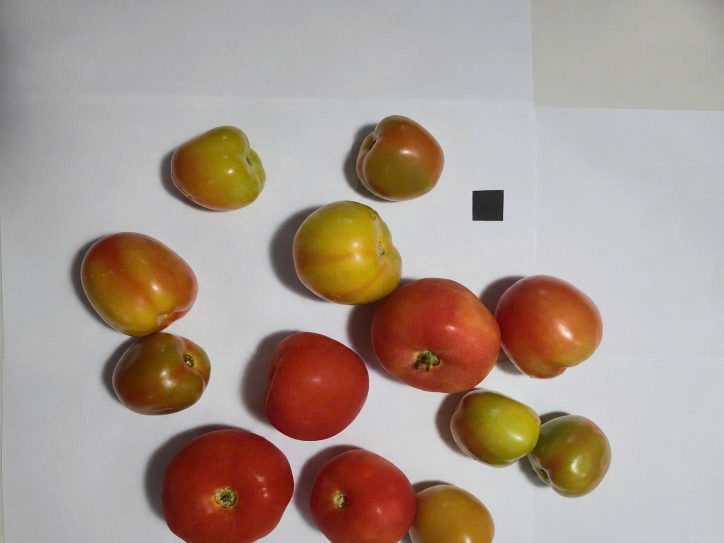
#> input picture picture/picture_test_1.jpg, 1448 x 1086 px (shown at 1/2 size)
$ python part_2_measuring_and_counting.py picture/picture_test_1.jpg
#> lines starting #> are read from the running program, lines starting #| are printed output that depends on the picture; after the words box and inside, x2 and y2 are one past the last pixel; in counts of white or black regions, pixels touching at a corner belong together
### part_1_classification.py
"""
PHẦN 1 - TIỀN XỬ LÝ, TÁCH NỀN VÀ PHÂN LOẠI ĐỘ CHÍN
Các bước xử lý:
  B1. Làm mượt ảnh màu bằng MẶT NẠ GAUSSIAN tự sinh, áp dụng riêng cho từng kênh R, G, B
  B2. Chuyển RGB -> HSI bằng công thức arccos
  B3. Tạo mặt nạ từ kênh độ bão hòa S bằng ngưỡng (tách quả khỏi nền)
  B4. Hình thái học nhị phân: mở, đóng, lấp lỗ, tìm vùng liên thông
  B5. Histogram kênh H bên trong từng quả
  B6. Đếm % điểm đỏ, cam, vàng  ->  Chín / Ương / Xanh
"""

import cv2
import numpy as np


# Nền giấy trắng có S < 0,08; vỏ cà chua có S >= 0,24. Chọn S_MIN = 55/255 (~0,22) nằm giữa 2 nhóm
# -> Mép mặt nạ trùng mép quả. Đã thử nghiệm 5 mức (38, 55, 70, 85, 100) và chọn mức cho
# Sai số đường kính nhỏ nhất
# I_MIN loại ô vuông đen (vật chuẩn):
S_MIN = 55    # Ngưỡng độ bão hòa trên thang 0-255 (S trong [0, 1] nhân 255 cho giống ảnh 8 bit)
I_MIN = 22    # Ngưỡng cường độ: bỏ vật quá tối (ô vuông đen vật chuẩn). Thang 0-255 giống I 8 bit.
              # Thử 15 / 20 / 25 / 30: 20 - 25 chạy tốt cả khi tối 60%; 30 cắt mất phần mép quả bị tối.

# [5 lines left out: function s_min_theo_ti_le, not called in this run]

# Chia vòng tròn màu H thành 4 vùng
# H là GÓC (độ) đo từ trục đỏ: Đỏ 0, Vàng 60, Lục 120, Cyan 180, Lam 240, Magenta 300.
# Cà chua chín đi qua màu: XANH (70-179) -> VÀNG (50-69) -> CAM (20-49) -> ĐỎ (0-19 và 320-359).

H_DO = ((0, 20), (320, 360))
H_CAM = ((20, 50),)
H_VANG = ((50, 70),)
H_XANH = ((70, 180),)

TI_LE_CHIN = 0.60   # điểm đỏ >= 60%                  -> Chín
TI_LE_UONG = 0.50   # điểm đỏ + cam + vàng >= 50%     -> Ương,  còn lại -> Xanh

TEN_DO_CHIN = ["Xanh", "Uong", "Chin"]   # độ chín 0, 1, 2

# Phần tử cấu trúc B
# B là 'đầu dò' nhỏ (hình elip 5x5, gần giống đĩa) trượt trên ảnh để co / giãn.
# B càng lớn thì xóa nhiễu / lấp lỗ càng mạnh nhưng cũng làm mất chi tiết nhỏ của quả.
KERNEL = cv2.getStructuringElement(cv2.MORPH_ELLIPSE, (5, 5))

# Phép CO
def co(A, B=KERNEL):
    """Phép CO  A ⊖ B = { z | (B)z ⊆ A }: chỗ nào B nằm LỌT hẳn trong A thì giữ lại."""
    return cv2.erode(A, B, borderType=cv2.BORDER_CONSTANT, borderValue=0)

# Phép GIÃN (dilation)
def gian(A, B=KERNEL):
    """Phép GIÃN  A ⊕ B = { z | (B̂)z ∩ A ≠ ∅ }: B phản xạ (quay 180°) rồi trượt,
    chạm A ở 1 điểm là đánh dấu. OpenCV không tự phản xạ B nên ta lật B trước."""
    B_phan_xa = cv2.flip(B, -1)
    return cv2.dilate(A, B_phan_xa, borderType=cv2.BORDER_CONSTANT, borderValue=0)

# Phép MỞ
# Xóa đốm nhiễu nhỏ, cắt eo hẹp nhưng giữ nguyên kích thước các vật lớn (quả).
def mo(A, B=KERNEL):
    """Phép MỞ  A ∘ B = (A ⊖ B) ⊕ B: xóa vật nhỏ hơn B, cắt eo hẹp, bỏ nhánh mảnh."""
    return gian(co(A, B), B)

# Phép ĐÓNG
# Hàn khe hẹp, xóa lỗ nhỏ trên quả.
def dong(A, B=KERNEL):
    """Phép ĐÓNG  A • B = (A ⊕ B) ⊖ B: hàn khe hẹp, xóa lỗ nhỏ."""
    return co(gian(A, B), B)

# Lấp lỗ
def lap_lo(A):
    """Điền đầy lỗ.bắt đầu từ 1 điểm trong lỗ rồi lặp X_k = (X_{k-1} ⊕ B) ∩ A^c (B là dấu cộng).
    điểm nền nào KHÔNG được tô tới thì nằm trong lỗ -> thêm vào A."""
    cao, rong = A.shape
    nen = cv2.copyMakeBorder(A, 1, 1, 1, 1, cv2.BORDER_CONSTANT, value=0)   # viền 0 để nền ngoài nối liền nhau
    cv2.floodFill(nen, np.zeros((cao + 4, rong + 4), np.uint8), (0, 0), 128, flags=4)
    lo = nen[1:-1, 1:-1] == 0
    ra = A.copy()
    ra[lo] = 255
    return ra

# B1 - Mặt nạ Gaussian
# Mẫu m x m ( 5 x 5, sigma = 1).
# Chia cho TỔNG hệ số để tổng = 1 -> ảnh chỉ mờ nhẹ chứ không sáng lên / tối đi.
# Gaussian lấy tâm làm trọng số lớn nhất nên khử nhiễu mà ít làm nhòe mép hơn lọc trung bình.
def tao_mat_na_gaussian(m=5, sigma=1.0):
    """Sinh mặt nạ Gaussian m x m:  h(x, y) = exp(-(x² + y²) / 2σ²),
    lấy mẫu quanh tâm rồi CHIA CHO TỔNG hệ số (tổng = 1) nên hằng số 1/(2πσ²) triệt tiêu."""
    a = (m - 1) // 2
    y, x = np.mgrid[-a:a + 1, -a:a + 1]
    h = np.exp(-(x ** 2 + y ** 2) / (2.0 * sigma ** 2))
    return (h / h.sum()).astype(np.float32)

MAT_NA = tao_mat_na_gaussian(5, 1.0)

# Chuyển RGB -> HSI
# I = (R+G+B)/3 | S = 1 - 3*min(R,G,B)/(R+G+B) | H = theta nếu B<=G, ngược lại 360 - theta
# Có 2 trường hợp mẫu số = 0 (điểm xám R=G=B, điểm đen R+G+B=0) -> xử lý riêng cho khỏi chia 0.
# H chỉ tính cho điểm có màu (S >= 0,03) để tiết kiệm thời gian arccos + sqrt.
def bgr_sang_hsi(anh):
    """Chuyển ảnh BGR (OpenCV) sang HSI. R, G, B chuẩn hóa về [0, 1].
        θ = arccos{ ½[(R-G) + (R-B)] / [ (R-G)² + (R-B)(G-B) ]^½ }
        H = θ nếu B ≤ G,  H = 360° - θ nếu B > G
        S = 1 - 3·min(R, G, B) / (R + G + B)
        I = (R + G + B) / 3
    Hai trường hợp mẫu số bằng 0 xử lý riêng:
        R = G = B (điểm xám thuần) -> đặt H = 0, S = 0.     R + G + B = 0 (điểm đen thuần) -> S = 0.
    Trả về mảng float32 [cao, rong, 3] gồm  H (độ, 0-360),  S (nhân 255),  I (nhân 255)."""
    b, g, r = [anh[:, :, i].astype(np.float32) / 255.0 for i in range(3)]

    # S và I tính cho MỌI điểm - chỉ có phép cộng, nhân, chia
    tong = r + g + b
    co_tong = tong > 1e-6
    S = np.where(co_tong, 1.0 - 3.0 * np.minimum(np.minimum(r, g), b) / np.where(co_tong, tong, 1.0), 0.0)
    I = tong / 3.0

    # H tốn arccos + sqrt nên chỉ tính cho điểm CÓ MÀU (S >= 0,03). Điểm nhợt màu thì H vô nghĩa
    # (mẫu số tiến về 0) và dù sao cũng bị mặt nạ S loại, nên để H = 0.
    H = np.zeros_like(S)
    chon = S >= 0.03
    rr, gg, bb = r[chon], g[chon], b[chon]
    tu = 0.5 * ((rr - gg) + (rr - bb))
    mau = np.sqrt((rr - gg) ** 2 + (rr - bb) * (gg - bb))
    co_mau = mau > 1e-6                                       # R = G = B: mẫu số 0 -> H = 0
    cos_theta = np.where(co_mau, tu / np.where(co_mau, mau, 1.0), 1.0)
    theta = np.degrees(np.arccos(np.clip(cos_theta, -1.0, 1.0)))
    H[chon] = np.where(co_mau, np.where(bb <= gg, theta, 360.0 - theta), 0.0)
    return np.dstack([H, S * 255.0, I * 255.0]).astype(np.float32)


# B1 + B2
def tien_xu_ly(anh):
    anh_muot = cv2.filter2D(anh, -1, MAT_NA, borderType=cv2.BORDER_REPLICATE)
    return bgr_sang_hsi(anh_muot)

# Tạo mặt nạ nhị phân
# Thứ tự: ngưỡng (S, I) -> MỞ (bỏ đốm nhiễu) -> ĐÓNG (lấp khe) -> LẤP LỖ -> MỞ lớn (bỏ cuống, lá đài).
# Mở lớn: phần tử cấu trúc cỡ 1/40 cạnh ngắn ảnh; cuống / lá nhỏ hơn B nên bị xóa,
# Thân quả to tròn thì gần như giữ nguyên.
# Đầu ra: ảnh 0 / 255, 255 (trắng) = quả cà chua.
def tach_nen(hsi, s_min=S_MIN, i_min=I_MIN):
    """Trả về ảnh nhị phân: 255 (trắng) = quả cà chua, 0 (đen) = nền."""
    S = hsi[:, :, 1]
    I = hsi[:, :, 2]

    # B3. Mặt nạ từ ảnh saturation: S lớn hơn ngưỡng -> 1, còn lại -> 0.
    # Hue không ổn định khi S thấp (mẫu số của công thức H tiến về 0) nên phải loại điểm nhợt màu TRƯỚC khi xét H.
    # Thêm ngưỡng I để bỏ vật quá tối (ô vuông đen): điểm đen/xám không có màu nên S không đáng tin.
    mask = np.where((S >= s_min) & (I >= i_min), 255, 0).astype(np.uint8)

    # Phép MỞ: xóa các đốm nhiễu nhỏ trên nền
    mask = mo(mask)
    # Phép ĐÓNG: lấp các khe hở nhỏ trên quả
    mask = dong(mask)
    # Điền đầy lỗ: vệt phản sáng trắng trên vỏ có S thấp nên bị thủng lỗ
    mask = lap_lo(mask)

    # Bỏ cuống và lá đài: chúng màu xanh đậm nên cũng lọt qua ngưỡng S.
    # Phép MỞ với phần tử cấu trúc LỚN (cỡ 1/40 cạnh ngắn ảnh): mọi chi tiết nhỏ hơn B bị loại
    # (Đây chính là tác dụng "lọc hình thái"), thân quả to tròn thì mở xong gần như giữ nguyên.
    kich_thuoc = max(5, int(min(mask.shape) / 40) | 1)          # số lẻ
    B_lon = cv2.getStructuringElement(cv2.MORPH_ELLIPSE, (kich_thuoc, kich_thuoc))
    return mo(mask, B_lon)

# Tách từng quả
# Mỗi vùng trắng liên thông (8 hướng) là 1 quả. stats cho (x, y, rộng, cao, diện tích) của từng vùng.
# Nhãn 0 là nền nên các vòng lặp phía sau chạy từ 1.
def tim_vung_lien_thong(mask):
    """Trích các vùng liên thông . Trả về (số nhãn, ảnh nhãn, bảng thống kê).
    Mỗi dòng stats: x, y, rộng, cao, diện tích (nhãn 0 là nền)."""
    so_nhan, nhan, stats, _ = cv2.connectedComponentsWithStats(mask, connectivity=8)
    return so_nhan, nhan, stats

# Histogram kênh H trong 1 quả
# Chỉ lấy điểm NẰM TRONG quả và có S >= S_MIN (bỏ vệt phản sáng vì H ở đó vô nghĩa).
# hist[i] = số điểm ảnh có góc H = i độ -> 360 ô, mỗi ô 1 độ.
def tinh_histogram_H(hsi_qua, mask_qua, s_min=S_MIN):
    """Histogram kênh H (360 mức, mỗi mức 1°) của các điểm bên trong 1 quả (bỏ vệt sáng trắng)."""
    H = hsi_qua[:, :, 0]
    S = hsi_qua[:, :, 1]
    # Chỉ lấy điểm nằm trong quả VÀ có màu rõ (bỏ vệt phản sáng có S thấp, vì H ở đó vô nghĩa)
    chon = (mask_qua > 0) & (S >= s_min)
    cac_gia_tri_H = H[chon].astype(np.int32) % 360
    return np.bincount(cac_gia_tri_H, minlength=360)

def _dem(hist, cac_khoang):
    return sum(int(hist[a:b].sum()) for a, b in cac_khoang)

# Quy đổi histogram thành kết luận
# Cộng các ô hist theo khoảng góc đỏ / cam / vàng / xanh rồi chia tổng = TỈ LỆ %.
# Sau đó áp luật ở phần TI_LE_CHIN. Trả về (0 Xanh | 1 Ương | 2 Chín) + 4 tỉ lệ để hiển thị.
# Nếu quả không có điểm nào hợp lệ (tong = 0) -> trả về Xanh để tránh chia 0.
def phan_loai_do_chin(hsi_qua, mask_qua, s_min=S_MIN):
    """Trả về (độ chín 0/1/2, (tỉ lệ đỏ, tỉ lệ cam, tỉ lệ vàng, tỉ lệ xanh))."""
    hist = tinh_histogram_H(hsi_qua, mask_qua, s_min)
    tong = hist.sum()
    if tong == 0:
        return 0, (0.0, 0.0, 0.0, 0.0)

    ti_le_do = _dem(hist, H_DO) / tong
    ti_le_cam = _dem(hist, H_CAM) / tong
    ti_le_vang = _dem(hist, H_VANG) / tong
    ti_le_xanh = _dem(hist, H_XANH) / tong

    if ti_le_do >= TI_LE_CHIN:
        do_chin = 2          # Chín
    elif ti_le_do + ti_le_cam + ti_le_vang >= TI_LE_UONG:
        do_chin = 1          # Ương (đang chuyển màu: cam / vàng / pha đỏ)
    else:
        do_chin = 0          # Xanh
    return do_chin, (ti_le_do, ti_le_cam, ti_le_vang, ti_le_xanh)

# Ảnh minh họa kênh H
# Tô mỗi điểm đúng màu của góc H (S, I đặt cực đại) -> nhìn là thấy quả đỏ hay xanh.
# [46 lines left out: functions anh_kenh_H, _them_tieu_de, ve_4_buoc_phan1, not called in this run]


# [15 lines that do not run on import are left out]

### part_2_measuring_and_counting.py
"""
PHẦN 2 - ĐO KÍCH THƯỚC VÀ ĐẾM SỐ LƯỢNG
Ý tưởng:
  - Máy tính chỉ biết kích thước theo PIXEL. Muốn đổi ra mm cần 1 vật biết trước
    kích thước: ô vuông đen 20 x 20 mm. Nếu cạnh ô vuông = 50 pixel thì
    k = 50 / 20 = 2.5 pixel/mm  ->  quả rộng 150 pixel = 150 / 2.5 = 60 mm.
  - Mỗi quả trong mặt nạ (Phần 1) là 1 vùng trắng: đếm số pixel = diện tích A.
    Coi quả là hình tròn:  A = pi * (D/2)^2   =>   D = 2 * sqrt(A / pi)

Các bước:
  B1. Tìm ô vuông đen 20 x 20 mm -> hệ số k (pixel/mm)
  B2. Lấy từng vùng trắng trong mặt nạ; nếu 2 quả dính nhau thì tách ra
  B3. Mỗi quả: diện tích A (đếm pixel), trọng tâm (trung bình tọa độ), đường kính D
  B4. D_mm = D_px / k  ->  cỡ S (< 50 mm), M (50 - 65 mm), L (> 65 mm)
  B5. Đếm: ảnh tĩnh -> bảng 3 x 3 (độ chín x cỡ)
           băng tải -> theo dõi từng quả, chỉ đếm 1 lần khi tâm quả đi qua vạch
"""
import math

import cv2
import numpy as np

from part_1_classification import tien_xu_ly, tach_nen, tim_vung_lien_thong, phan_loai_do_chin, S_MIN, I_MIN


# Tham số
# Vật chuẩn 20 x 20 mm | cỡ: S < 50, M 50-65, L > 65 mm
# Vùng < 600 pixel = nhiễu
CANH_VAT_CHUAN_MM = 20.0     # cạnh ô vuông đen (mm)
CO_S = 50.0                  # đường kính < 50 mm  -> cỡ S
CO_L = 65.0                  # đường kính > 65 mm  -> cỡ L, còn lại là M
TEN_CO = ["S", "M", "L"]     # cột 0, 1, 2 của bảng đếm
DIEN_TICH_MIN = 600          # vùng nhỏ hơn 600 pixel coi là nhiễu, bỏ qua


# B1 - Tìm vật chuẩn -> hệ số k
# Ngưỡng = 0,5 x trung vị I -> vùng tối
# Lọc: diện tích hợp lý | gần vuông (tỉ lệ cạnh <= 1,15) | đặc (>= 85%)
# MinAreaRect: vật chuẩn đặt nghiêng vẫn nhận được
# k = căn(diện tích) / 20 mm  (pixel/mm)
# [197 lines left out: functions tim_vat_chuan, tach_qua_cham_nhau, phan_loai_co, phan_tich_anh, cap_nhat_kich_thuoc, dem_anh_tinh, not called in this run]


# B5 - Bộ đếm băng tải
# Mỗi quả 1 ID: tâm, vận tốc, số khung mất dấu, phiếu độ chín, đường kính, cờ da_dem
def tao_bo_dem():
    """Bộ đếm cho băng tải. 'vet' lưu thông tin từng quả đang được theo dõi (theo ID)."""
    return {"id_tiep_theo": 1, "vet": {}, "bang": np.zeros((3, 3), int)}


# B5 - Theo dõi và đếm qua vạch (mỗi khung hình gọi 1 lần)
# 1. Dự đoán vị trí = vị trí cũ + vận tốc -> ghép với ID gần nhất (cặp gần nhất ghép trước)
# 2. Không ghép được -> quả mới -> cấp ID mới
# 3. Mất dấu quá 6 khung -> xóa ID
# 4. Qua vạch: (x_cũ - vạch) x (x_mới - vạch) <= 0 -> đếm 1 lần
# Độ chín = đa số phiếu | đường kính = trung vị các khung
# [113 lines left out: functions cap_nhat_bo_dem, _them_tieu_de, ve_4_buoc_phan2, not called in this run]


if __name__ == "__main__":
    import sys
    from part_3_simulation import tao_anh_tinh, danh_gia_anh_tinh
    dap_an = None
    if len(sys.argv) > 1:          # ảnh thật:  python part_2_measuring_and_counting.py picture/picture_test_1.jpg
        anh = cv2.imdecode(np.fromfile(sys.argv[1], np.uint8), cv2.IMREAD_COLOR)
#> anh is the input picture: shape (1086, 1448, 3); mean B, G, R 142.8, 153.1, 169.2
    else:                          # ảnh mô phỏng có quả chạm nhau
        anh, dap_an, _ = tao_anh_tinh(so_qua=9, seed=6, cho_cham=True)

    ghep, kq = ve_4_buoc_phan2(anh)
#> in gian, `B_phan_xa = cv2.flip(B, -1)`: B_phan_xa = [[0, 0, 1, 0, 0], [1, 1, 1, 1, 1], [1, 1, 1, 1, 1], [1, 1, 1, 1, 1], [0, 0, 1, 0, 0]]
#> in gian (call 3), `return cv2.dilate(A, B_phan_xa, borderType=cv2.BORDER_CONSTANT, border..`:
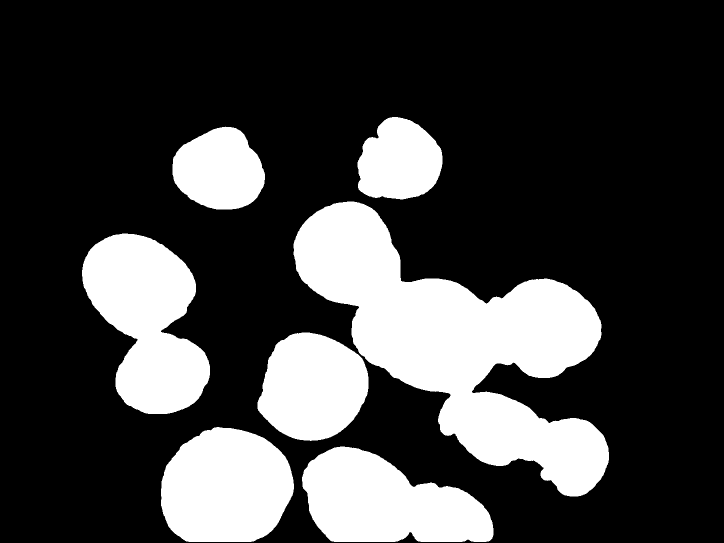
#> returned value: shape (1086, 1448) (shown at 1/2 size); 25.3% white; 7 white regions, largest, box (x1, y1, x2, y2) and area: (587, 403, 1218, 993) 158471, (164, 467, 420, 828) 58344, (604, 893, 987, 1084) 50277
#> in tim_vat_chuan, `nguong = 0.5 * np.median(V)`: nguong = 88.5
#> in tim_vat_chuan, `vien, _ = cv2.findContours(vung_toi, cv2.RETR_EXTERNAL, cv2.CHAIN_APPR..`: vien = 81 contours, 55 with area under 20; largest, box (x1, y1, x2, y2) and area: (489, 411, 1037, 929) 103711, (292, 850, 588, 1086) 54904, (164, 468, 419, 829) 48328, (591, 892, 970, 1086) 44745, (959, 557, 1170, 755) 21034
#> the loop in tim_vat_chuan, `for c in vien:` made 81 passes
#> after the loop in tim_vat_chuan, `for c in vien:`:
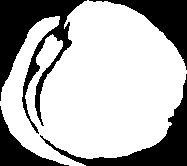
#> to_kin: shape (166, 187); 69.3% white; 4 black regions, box (x1, y1, x2, y2) and area: (0, 0, 87, 134) 3922, (40, 74, 187, 166) 2499, (89, 0, 187, 70) 1911, (0, 106, 69, 166) 1194
#> in tim_vat_chuan, `dien_tich, khung = tot_nhat`: khung = (945, 381, 62, 60)
#> in tim_vat_chuan, `canh_pixel = math.sqrt(dien_tich)`: canh_pixel = 59.99
#> in tim_vat_chuan, `k = canh_pixel / CANH_VAT_CHUAN_MM`: k = 3
#> in phan_tich_anh, `k, vat_chuan = tim_vat_chuan(hsi)`: vat_chuan = (945, 381, 62, 60)
#> in tim_vung_lien_thong, `so_nhan, nhan, stats, _ = cv2.connectedComponentsWithStats(mask, conne..`:
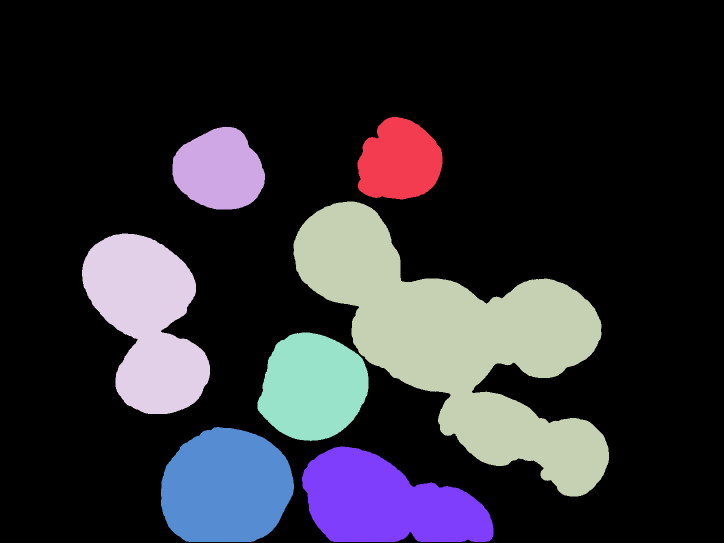
#> nhan: shape (1086, 1448) int32 (shown at 1/2 size); 8 distinct labels, from 0 to 7; one colour per label, 0 black
#> in tim_vung_lien_thong, `so_nhan, nhan, stats, _ = cv2.connectedComponentsWithStats(mask, conne..`: so_nhan = 8; stats = [[0, 0, 1448, 1086, 1175116], [715, 234, 170, 165, 21530], [345, 253, 185, 166, 23032], [587, 403, 631, 590, 158471], [164, 467, 256, 361, 58344], [515, 665, 222, 217, 36549], [322, 854, 266, 230, 49209], [604, 893, 383, 191, 50277]]
#> in phan_tich_anh, `so_nhan, nhan, stats = tim_vung_lien_thong(mask)`: so_nhan = 8
#> the loop in phan_tich_anh, `for l in range(1, so_nhan):` made 7 passes
#> pass 1, in tinh_histogram_H, `chon = (mask_qua > 0) & (S >= s_min)`:
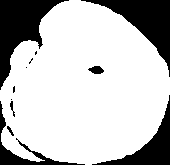
#> chon: shape (165, 170) bool; 75.7% white; 12 black regions (5 under 20 px), largest, box (x1, y1, x2, y2) and area: (0, 0, 69, 90) 2394, (81, 0, 170, 77) 2160, (92, 95, 170, 165) 1347
#> after the loop in phan_tich_anh, `for l in range(1, so_nhan):`:
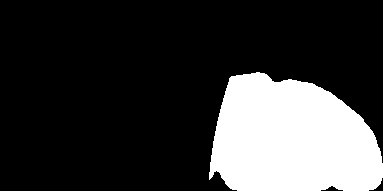
#> mask_qua: shape (191, 383); 22.3% white; 1 white region, box (x1, y1, x2, y2) and area: (209, 72, 383, 191) 16279
#> after the loop in phan_tich_anh, `for l in range(1, so_nhan):`: ds_qua = 13 items
#> in ve_4_buoc_phan2, `kq = phan_tich_anh(anh)`: kq = 5 items
#> in ve_4_buoc_phan2, `x, y, w, h = kq["vat_chuan"]`: x = 945; y = 381; w = 62; h = 60
#> the loop in ve_4_buoc_phan2, `for i, q in enumerate(kq["qua"]):` made 13 passes
#> after the loop in ve_4_buoc_phan2, `for i, q in enumerate(kq["qua"]):`:
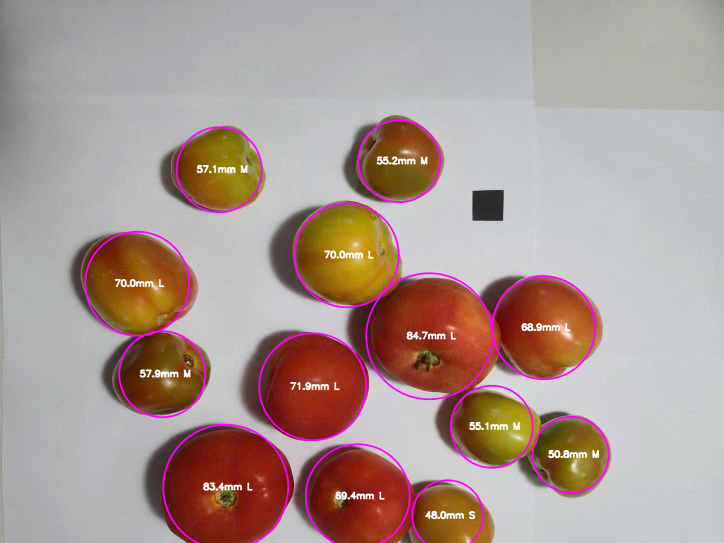
#> o4: shape (1086, 1448, 3) (shown at 1/2 size); 3.22% of pixels changed, all inside (x1, y1, x2, y2) = (168, 238, 1220, 1086)
#> call 2 of _them_tieu_de, with chu = '2. Bien doi khoang cach: dinh = tam qua'
#> in _them_tieu_de (call 2), `cv2.putText(anh, chu, (6, 17), cv2.FONT_HERSHEY_SIMPLEX, 0.5, (255, 25..`:
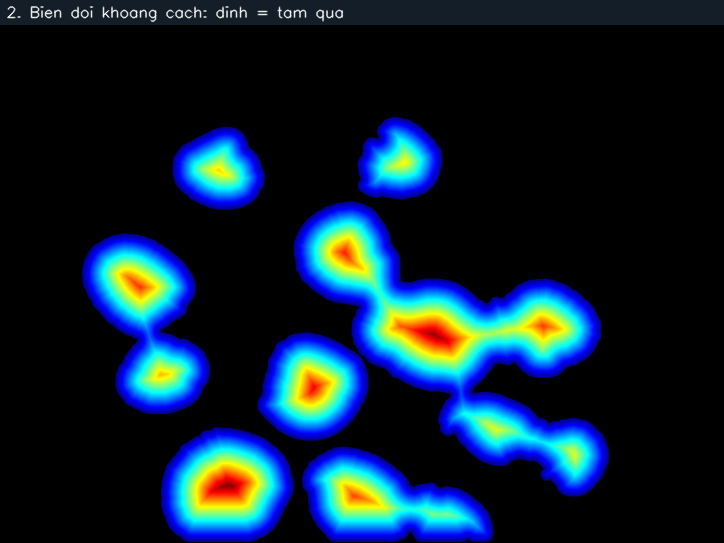
#> anh: shape (543, 724, 3); mean of channels 0, 1, 2 50.5, 33.7, 13.6; drawn as B, G, R
#> kq = 5 items
    print(f"He so k = {kq['k']:.3f} px/mm" if kq["k"] else "Khong thay vat chuan")
#| He so k = 3.000 px/mm
    print(f"{'Tam (x, y)':<15}{'A (px)':>8}{'D (px)':>8}{'D (mm)':>8}{'Co':>4}{'Dap an (mm)':>13}")
    for q in kq["qua"]:
        dung = 0
        if dap_an:
            g = min(dap_an, key=lambda g: (g["tam"][0] - q["tam"][0]) ** 2 + (g["tam"][1] - q["tam"][1]) ** 2)
            dung = g["d_mm"]
        print(f"({q['tam'][0]:5.0f},{q['tam'][1]:5.0f})  {q['dien_tich']:>8}{q['d_px']:>8.1f}"
              f"{q['d_mm'] or 0:>8.1f}{q['co']:>4}{dung:>13.1f}")
#> this loop made 13 passes
#| (  274,  568)     34622   210.0    70.0   L          0.0
#| (  325,  748)     23722   173.8    57.9   M          0.0
#| (  438,  340)     23032   171.2    57.1   M          0.0
#| (  452,  975)     49209   250.3    83.4   L          0.0
#| (  625,  774)     36549   215.7    71.9   L          0.0
#> (further printed lines are left out)
    print("Bang dem (hang: Xanh, Uong, Chin  |  cot: S, M, L):")
    print(dem_anh_tinh(kq["qua"]))
#> the loop in dem_anh_tinh, `for q in ds_qua:` made 13 passes
#> after the loop in dem_anh_tinh, `for q in ds_qua:`: bang = [[0, 0, 0], [1, 5, 3], [0, 0, 4]]
#| [[0 0 0]
#|  [1 5 3]
#|  [0 0 4]]
    if dap_an:
        dg = danh_gia_anh_tinh(kq["qua"], dap_an)
        print(f"Dap an {dg['so_qua_that']} qua, dem duoc {dg['so_qua_dem']}; "
              f"sai so duong kinh TB {np.mean(dg['sai_so_mm']):.2f} mm")
    cv2.imshow("PHAN 2 - Do kich thuoc & dem (Nhan phim bat ky de thoat)", ghep)
    cv2.waitKey(0)
    cv2.destroyAllWindows()
